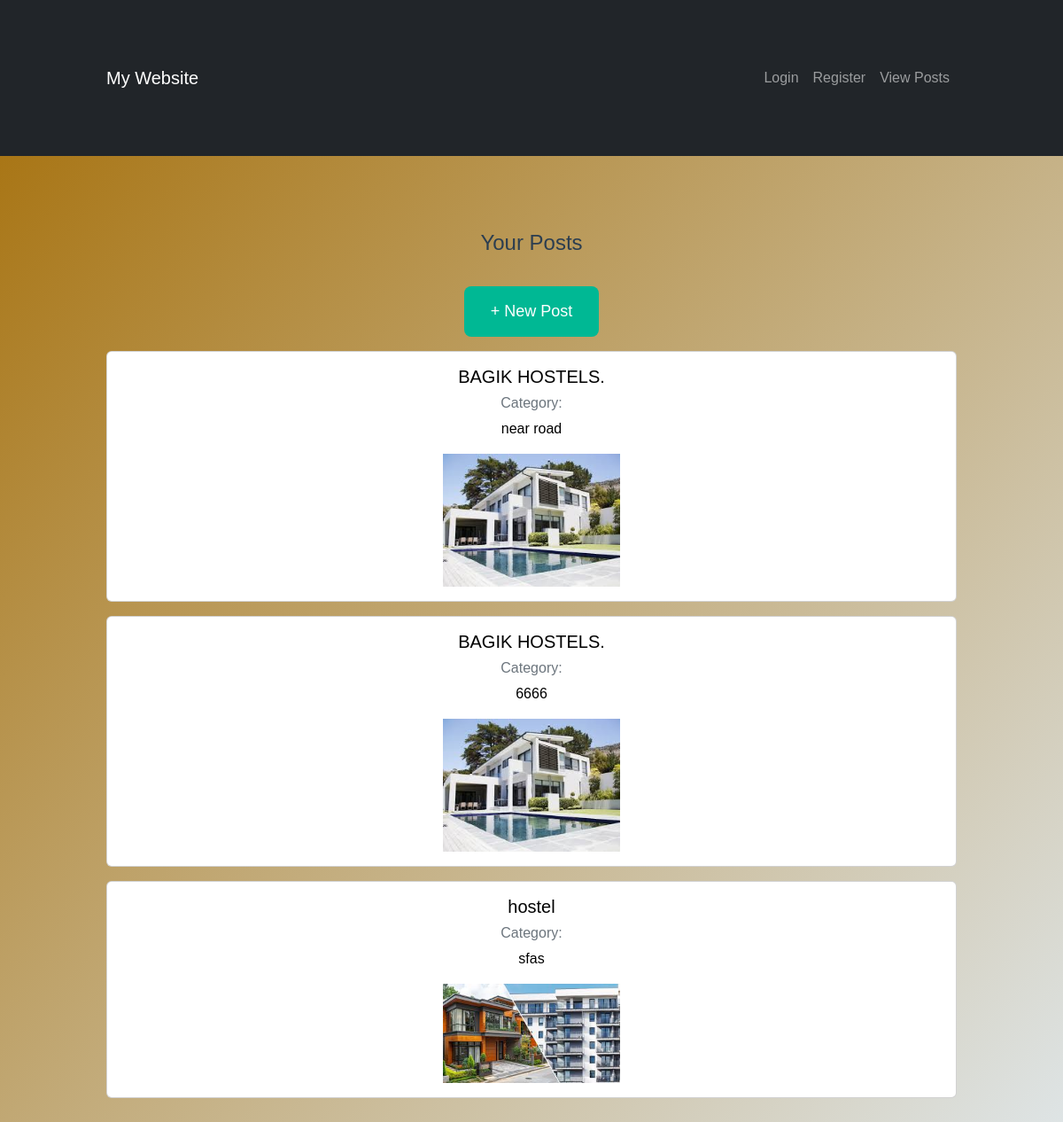
/user/shady, run on the app's committed database.
### app.py (models this page shows)
class Post(db.Model):
    id = db.Column(db.Integer, primary_key=True)
    title = db.Column(db.String(150), nullable=False)
    house_type = db.Column(db.String(50), nullable=False)  # House Type from dropdown
    price = db.Column(db.String(50), nullable=False)  # Price field (as string e.g., "Ksh 6,500/month")
    content = db.Column(db.String, nullable=False)  # Description field
    location = db.Column(db.String(50), nullable=False)
    latitude = db.Column(db.Float)
    longitude = db.Column(db.Float)
    image_filename = db.Column(db.String(150), nullable=True)
    user_id = db.Column(db.Integer, db.ForeignKey('user.id'), nullable=False)

### app.py (the view)
@app.route('/user/<username>')
def user_posts(username):
    user = User.query.filter_by(username=username).first_or_404()
    posts = Post.query.filter_by(user_id=user.id).all()
    return render_template('user_posts.html', user=user, posts=posts)

### templates/user_posts.html (shortened to what this page needs)
{% extends "base.html" %}
{% block content %}
  <h2 class="mb-4">Your Posts</h2>
  <a href="{{ url_for('new_post') }}" class="btn btn-primary mb-3">+ New Post</a>
  {% for post in posts %}
    <div class="card mb-3">
      <div class="card-body">
        <h5>{{ post.title }}</h5>
        <h6 class="text-muted">Category: {{ post.category }}</h6>
        <p>{{ post.content }}</p>
        {% if post.image_filename %}
          <img src="{{ url_for('static', filename='uploads/' ~ post.image_filename) }}" style="max-width: 200px;">
        {% endif %}
      </div>
    </div>
  {% else %}
    <p>You have no posts.</p>
  {% endfor %}
{% endblock %}

### static/style.css (style rules this page uses)
body { font-family: Arial, sans-serif; text-align: center; margin: 0; background: linear-gradient(to bottom right, #a56e07, #dfe6e9); color: #000000; overflow-x: hidden; }
h2 { font-weight: 400; font-size: 1.5em; margin-bottom: 20px; color: #2c3e50; }
.btn { display: inline-block; padding: 15px 30px; margin: 10px; font-size: 18px; background-color: #00b894; color: white; text-decoration: none; border: none; border-radius: 8px; cursor: pointer; font-size: 18px; transition: background 0.3s, transform 0.2s; }

### data on the page
Post: title "BAGIK HOSTELS.", content "near road", image_filename (picture)
Post: title "BAGIK HOSTELS.", content "6666", image_filename (picture)
Post: title "hostel", content "sfas", image_filename (picture)
